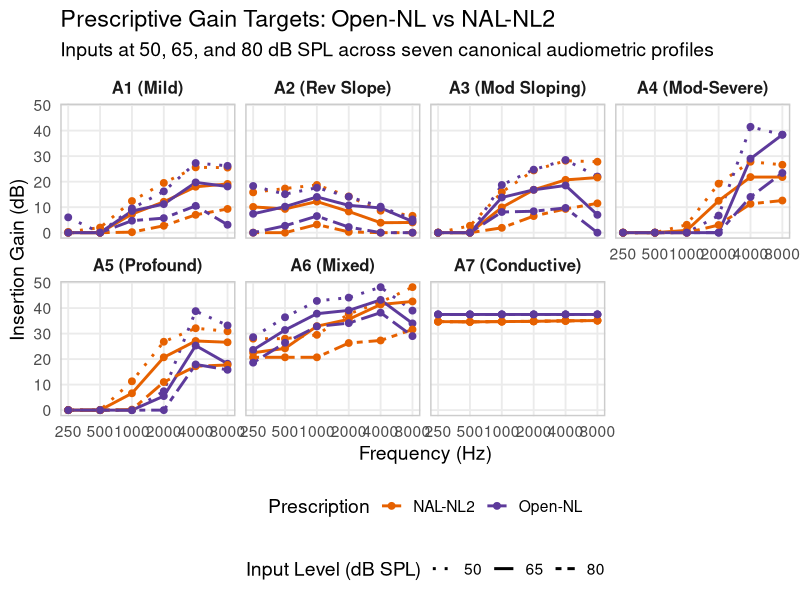
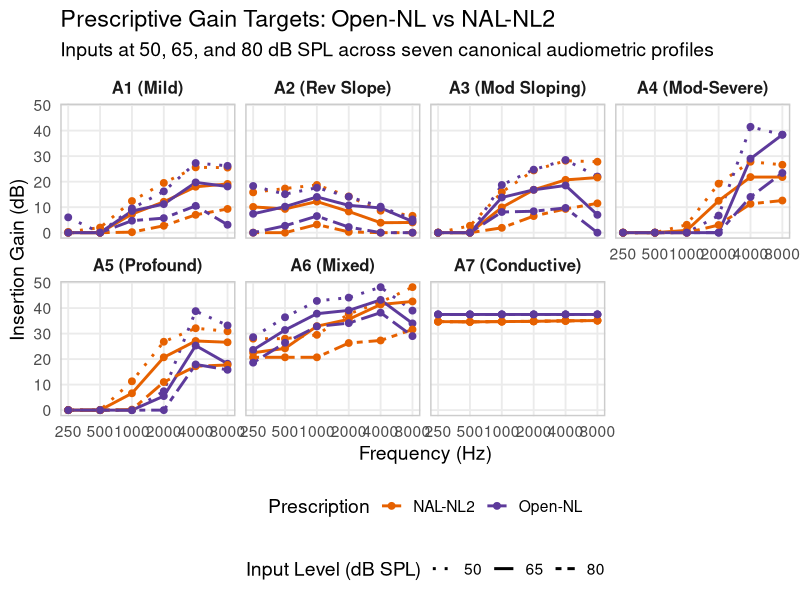

Reproduce these figures in R, in order.
library(ggplot2)
library(dplyr)
library(tidyr)

# Hardcoded data from the final validation table
data_raw <- list(
  A1 = list(
    `50` = list(`NAL-NL2`=c(0.3, 2.0, 12.4, 19.5, 25.6, 25.5), `Open-NL`=c(6.0, 0.0, 9.5, 16.2, 27.3, 26.2)),
    `65` = list(`NAL-NL2`=c(0.0, 0.0, 7.3, 12.1, 18.0, 19.1), `Open-NL`=c(0.0, 0.0, 8.5, 11.2, 19.7, 18.1)),
    `80` = list(`NAL-NL2`=c(0.0, 0.0, 0.2, 2.7, 7.0, 9.3), `Open-NL`=c(0.0, 0.0, 4.7, 5.7, 10.5, 3.1))
  ),
  A2 = list(
    `50` = list(`NAL-NL2`=c(15.8, 17.3, 18.7, 14.2, 8.6, 6.6), `Open-NL`=c(18.3, 15.1, 17.6, 14.1, 10.2, 5.2)),
    `65` = list(`NAL-NL2`=c(10.1, 9.3, 12.2, 8.3, 3.9, 4.0), `Open-NL`=c(7.4, 10.2, 14.0, 10.7, 9.7, 4.4)),
    `80` = list(`NAL-NL2`=c(0.0, 0.0, 3.2, 0.3, 0.0, 0.0), `Open-NL`=c(0.0, 2.7, 6.5, 2.2, 0.0, 0.0))
  ),
  A3 = list(
    `50` = list(`NAL-NL2`=c(0.0, 2.7, 15.9, 24.4, 28.2, 27.8), `Open-NL`=c(0.0, 0.0, 18.7, 24.7, 28.5, 22.0)),
    `65` = list(`NAL-NL2`=c(0.0, 0.0, 9.9, 16.8, 20.7, 21.6), `Open-NL`=c(0.0, 0.0, 13.8, 16.8, 18.5, 7.0)),
    `80` = list(`NAL-NL2`=c(0.0, 0.0, 1.9, 6.5, 9.3, 11.5), `Open-NL`=c(0.0, 0.0, 8.1, 8.4, 9.7, 0.0))
  ),
  A4 = list(
    `50` = list(`NAL-NL2`=c(0.0, 0.0, 3.1, 19.2, 27.8, 26.6), `Open-NL`=c(0.0, 0.0, 0.0, 6.7, 41.5, 38.4)),
    `65` = list(`NAL-NL2`=c(0.0, 0.0, 0.9, 12.5, 21.8, 21.8), `Open-NL`=c(0.0, 0.0, 0.0, 0.0, 29.0, 38.4)),
    `80` = list(`NAL-NL2`=c(0.0, 0.0, 0.0, 3.0, 11.3, 12.6), `Open-NL`=c(0.0, 0.0, 0.0, 0.0, 14.0, 23.4))
  ),
  A5 = list(
    `50` = list(`NAL-NL2`=c(0.0, 0.0, 11.3, 26.8, 32.1, 30.9), `Open-NL`=c(0.0, 0.0, 0.0, 7.4, 38.8, 33.2)),
    `65` = list(`NAL-NL2`=c(0.0, 0.0, 6.6, 20.7, 27.1, 26.6), `Open-NL`=c(0.0, 0.0, 0.0, 5.5, 25.3, 18.2)),
    `80` = list(`NAL-NL2`=c(0.0, 0.0, 0.2, 11.0, 17.2, 17.7), `Open-NL`=c(0.0, 0.0, 0.0, 0.0, 17.9, 15.8))
  ),
  A6 = list(
    `50` = list(`NAL-NL2`=c(28.0, 28.0, 29.5, 37.7, 42.3, 48.2), `Open-NL`=c(28.6, 36.4, 42.8, 44.1, 48.2, 39.0)),
    `65` = list(`NAL-NL2`=c(22.5, 24.2, 32.9, 35.6, 41.4, 42.6), `Open-NL`=c(23.6, 31.4, 37.8, 39.1, 43.2, 34.0)),
    `80` = list(`NAL-NL2`=c(20.7, 20.7, 20.7, 26.3, 27.3, 31.6), `Open-NL`=c(18.6, 26.4, 32.8, 34.1, 38.2, 29.0))
  ),
  A7 = list(
    `50` = list(`NAL-NL2`=c(34.7, 34.6, 34.7, 34.8, 35.0, 35.1), `Open-NL`=c(37.5, 37.5, 37.5, 37.5, 37.5, 37.5)),
    `65` = list(`NAL-NL2`=c(34.7, 34.6, 34.7, 34.8, 35.0, 35.1), `Open-NL`=c(37.5, 37.5, 37.5, 37.5, 37.5, 37.5)),
    `80` = list(`NAL-NL2`=c(34.7, 34.6, 34.7, 34.8, 35.0, 35.1), `Open-NL`=c(37.5, 37.5, 37.5, 37.5, 37.5, 37.5))
  )
)

freqs <- c(250, 500, 1000, 2000, 4000, 8000)
df_list <- list()

for (p in names(data_raw)) {
  for (lvl in names(data_raw[[p]])) {
    for (method in names(data_raw[[p]][[lvl]])) {
      gains <- data_raw[[p]][[lvl]][[method]]
      df_list[[length(df_list) + 1]] <- data.frame(
        Profile = p,
        Level = factor(lvl, levels=c("50", "65", "80")),
        Method = method,
        Frequency = freqs,
        Gain = gains
      )
    }
  }
}

df <- do.call(rbind, df_list)

# Prettify profile names
profile_names <- c("A1" = "A1 (Mild)", "A2" = "A2 (Rev Slope)", "A3" = "A3 (Mod Sloping)", 
                   "A4" = "A4 (Mod-Severe)", "A5" = "A5 (Profound)", "A6" = "A6 (Mixed)", "A7" = "A7 (Conductive)")
df$Profile <- factor(profile_names[as.character(df$Profile)], levels = profile_names)

# Custom colors and line types for clarity
colors <- c("NAL-NL2" = "#E66100", "Open-NL" = "#5D3A9B")

p <- ggplot(df, aes(x = Frequency, y = Gain, color = Method, linetype = Level, group = interaction(Method, Level))) +
  geom_line(size = 1.0) +
  geom_point(size = 2.0) +
  scale_x_log10(breaks = freqs, labels = freqs) +
  scale_color_manual(values = colors) +
  scale_linetype_manual(values = c("50" = "dotted", "65" = "solid", "80" = "twodash")) +
  facet_wrap(~ Profile, ncol = 4) +
  theme_minimal(base_size = 14) +
  labs(
    title = "Prescriptive Gain Targets: Open-NL vs NAL-NL2",
    subtitle = "Inputs at 50, 65, and 80 dB SPL across seven canonical audiometric profiles",
    x = "Frequency (Hz)",
    y = "Insertion Gain (dB)",
    color = "Prescription",
    linetype = "Input Level (dB SPL)"
  ) +
  theme(
    legend.position = "bottom",
    legend.box = "vertical",
    strip.text = element_text(face = "bold", size = 12),
    panel.grid.minor = element_blank(),
    panel.border = element_rect(color = "grey80", fill = NA, size = 1)
  )

dir.create("/home/mark/Development/SII-github/manuscript_figures", showWarnings = FALSE)
ggsave("/home/mark/Development/SII-github/manuscript_figures/OpenNL_vs_NALNL2_Gain_Final.png", plot = p, width = 12, height = 10, dpi = 300)
ggsave("/home/mark/.gemini/antigravity/brain/d1572c05-6279-48ca-983d-ed6e97ed4c47/OpenNL_vs_NALNL2_Gain_Final.png", plot = p, width = 12, height = 10, dpi = 300)
